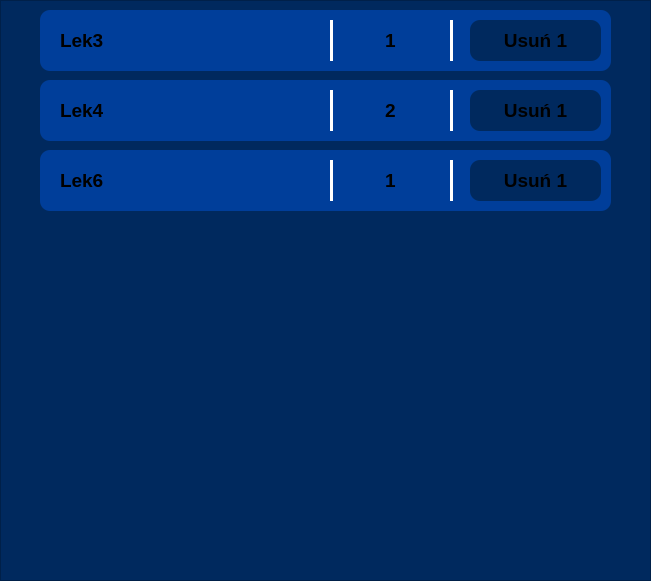
   <widget class="QFrame" name="frame_8">
    <property name="geometry">
     <rect>
      <x>50</x>
      <y>200</y>
      <width>651</width>
      <height>581</height>
     </rect>
    </property>
    <property name="styleSheet">
     <string notr="true">background-color: rgb(0, 41, 94);</string>
    </property>
    <property name="frameShape">
     <enum>QFrame::Shape::StyledPanel</enum>
    </property>
    <property name="frameShadow">
     <enum>QFrame::Shadow::Raised</enum>
    </property>
    <widget class="QFrame" name="frame_50">
     <property name="geometry">
      <rect>
       <x>40</x>
       <y>10</y>
       <width>571</width>
       <height>61</height>
      </rect>
     </property>
     <property name="styleSheet">
      <string notr="true">background-color: rgb(0, 62, 154);
border-radius: 10px;</string>
     </property>
     <property name="frameShape">
      <enum>QFrame::Shape::StyledPanel</enum>
     </property>
     <property name="frameShadow">
      <enum>QFrame::Shadow::Raised</enum>
     </property>
     <widget class="Line" name="line_26">
      <property name="geometry">
       <rect>
        <x>290</x>
        <y>10</y>
        <width>3</width>
        <height>41</height>
       </rect>
      </property>
      <property name="styleSheet">
       <string notr="true">background-color: white;</string>
      </property>
      <property name="orientation">
       <enum>Qt::Orientation::Vertical</enum>
      </property>
     </widget>
     <widget class="Line" name="line_27">
      <property name="geometry">
       <rect>
        <x>410</x>
        <y>10</y>
        <width>3</width>
        <height>41</height>
       </rect>
      </property>
      <property name="styleSheet">
       <string notr="true">background-color: white;</string>
      </property>
      <property name="orientation">
       <enum>Qt::Orientation::Vertical</enum>
      </property>
     </widget>
     <widget class="QLabel" name="label_50">
      <property name="geometry">
       <rect>
        <x>310</x>
        <y>10</y>
        <width>81</width>
        <height>41</height>
       </rect>
      </property>
      <property name="font">
       <font>
        <pointsize>14</pointsize>
        <bold>true</bold>
       </font>
      </property>
      <property name="layoutDirection">
       <enum>Qt::LayoutDirection::LeftToRight</enum>
      </property>
      <property name="styleSheet">
       <string notr="true"/>
      </property>
      <property name="text">
       <string>1</string>
      </property>
      <property name="textFormat">
       <enum>Qt::TextFormat::RichText</enum>
      </property>
      <property name="alignment">
       <set>Qt::AlignmentFlag::AlignCenter</set>
      </property>
     </widget>
     <widget class="QLabel" name="label_53">
      <property name="geometry">
       <rect>
        <x>20</x>
        <y>10</y>
        <width>261</width>
        <height>41</height>
       </rect>
      </property>
      <property name="font">
       <font>
        <pointsize>14</pointsize>
        <bold>true</bold>
       </font>
      </property>
      <property name="layoutDirection">
       <enum>Qt::LayoutDirection::LeftToRight</enum>
      </property>
      <property name="styleSheet">
       <string notr="true"/>
      </property>
      <property name="text">
       <string>Lek3</string>
      </property>
      <property name="textFormat">
       <enum>Qt::TextFormat::RichText</enum>
      </property>
      <property name="alignment">
       <set>Qt::AlignmentFlag::AlignLeading|Qt::AlignmentFlag::AlignLeft|Qt::AlignmentFlag::AlignVCenter</set>
      </property>
     </widget>
     <widget class="QFrame" name="frame_51">
      <property name="geometry">
       <rect>
        <x>430</x>
        <y>10</y>
        <width>131</width>
        <height>41</height>
       </rect>
      </property>
      <property name="styleSheet">
       <string notr="true">background-color: rgb(0, 41, 94);
border-radius: 10px;</string>
      </property>
      <property name="frameShape">
       <enum>QFrame::Shape::StyledPanel</enum>
      </property>
      <property name="frameShadow">
       <enum>QFrame::Shadow::Raised</enum>
      </property>
      <widget class="QFrame" name="frame_52">
       <property name="geometry">
        <rect>
         <x>270</x>
         <y>60</y>
         <width>841</width>
         <height>61</height>
        </rect>
       </property>
       <property name="styleSheet">
        <string notr="true">background-color: rgb(0, 62, 154);
border-radius: 10px;</string>
       </property>
       <property name="frameShape">
        <enum>QFrame::Shape::StyledPanel</enum>
       </property>
       <property name="frameShadow">
        <enum>QFrame::Shadow::Raised</enum>
       </property>
      </widget>
      <widget class="QLabel" name="label_54">
       <property name="geometry">
        <rect>
         <x>10</x>
         <y>0</y>
         <width>111</width>
         <height>41</height>
        </rect>
       </property>
       <property name="font">
        <font>
         <pointsize>14</pointsize>
         <bold>true</bold>
        </font>
       </property>
       <property name="layoutDirection">
        <enum>Qt::LayoutDirection::LeftToRight</enum>
       </property>
       <property name="styleSheet">
        <string notr="true"/>
       </property>
       <property name="text">
        <string>Usuń 1</string>
       </property>
       <property name="textFormat">
        <enum>Qt::TextFormat::RichText</enum>
       </property>
       <property name="alignment">
        <set>Qt::AlignmentFlag::AlignCenter</set>
       </property>
      </widget>
     </widget>
    </widget>
    <widget class="QFrame" name="frame_53">
     <property name="geometry">
      <rect>
       <x>40</x>
       <y>80</y>
       <width>571</width>
       <height>61</height>
      </rect>
     </property>
     <property name="styleSheet">
      <string notr="true">background-color: rgb(0, 62, 154);
border-radius: 10px;</string>
     </property>
     <property name="frameShape">
      <enum>QFrame::Shape::StyledPanel</enum>
     </property>
     <property name="frameShadow">
      <enum>QFrame::Shadow::Raised</enum>
     </property>
     <widget class="Line" name="line_28">
      <property name="geometry">
       <rect>
        <x>290</x>
        <y>10</y>
        <width>3</width>
        <height>41</height>
       </rect>
      </property>
      <property name="styleSheet">
       <string notr="true">background-color: white;</string>
      </property>
      <property name="orientation">
       <enum>Qt::Orientation::Vertical</enum>
      </property>
     </widget>
     <widget class="Line" name="line_29">
      <property name="geometry">
       <rect>
        <x>410</x>
        <y>10</y>
        <width>3</width>
        <height>41</height>
       </rect>
      </property>
      <property name="styleSheet">
       <string notr="true">background-color: white;</string>
      </property>
      <property name="orientation">
       <enum>Qt::Orientation::Vertical</enum>
      </property>
     </widget>
     <widget class="QLabel" name="label_55">
      <property name="geometry">
       <rect>
        <x>310</x>
        <y>10</y>
        <width>81</width>
        <height>41</height>
       </rect>
      </property>
      <property name="font">
       <font>
        <pointsize>14</pointsize>
        <bold>true</bold>
       </font>
      </property>
      <property name="layoutDirection">
       <enum>Qt::LayoutDirection::LeftToRight</enum>
      </property>
      <property name="styleSheet">
       <string notr="true"/>
      </property>
      <property name="text">
       <string>2</string>
      </property>
      <property name="textFormat">
       <enum>Qt::TextFormat::RichText</enum>
      </property>
      <property name="alignment">
       <set>Qt::AlignmentFlag::AlignCenter</set>
      </property>
     </widget>
     <widget class="QLabel" name="label_56">
      <property name="geometry">
       <rect>
        <x>20</x>
        <y>10</y>
        <width>261</width>
        <height>41</height>
       </rect>
      </property>
      <property name="font">
       <font>
        <pointsize>14</pointsize>
        <bold>true</bold>
       </font>
      </property>
      <property name="layoutDirection">
       <enum>Qt::LayoutDirection::LeftToRight</enum>
      </property>
      <property name="styleSheet">
       <string notr="true"/>
      </property>
      <property name="text">
       <string>Lek4</string>
      </property>
      <property name="textFormat">
       <enum>Qt::TextFormat::RichText</enum>
      </property>
      <property name="alignment">
       <set>Qt::AlignmentFlag::AlignLeading|Qt::AlignmentFlag::AlignLeft|Qt::AlignmentFlag::AlignVCenter</set>
      </property>
     </widget>
     <widget class="QFrame" name="frame_54">
      <property name="geometry">
       <rect>
        <x>430</x>
        <y>10</y>
        <width>131</width>
        <height>41</height>
       </rect>
      </property>
      <property name="styleSheet">
       <string notr="true">background-color: rgb(0, 41, 94);
border-radius: 10px;</string>
      </property>
      <property name="frameShape">
       <enum>QFrame::Shape::StyledPanel</enum>
      </property>
      <property name="frameShadow">
       <enum>QFrame::Shadow::Raised</enum>
      </property>
      <widget class="QFrame" name="frame_55">
       <property name="geometry">
        <rect>
         <x>270</x>
         <y>60</y>
         <width>841</width>
         <height>61</height>
        </rect>
       </property>
       <property name="styleSheet">
        <string notr="true">background-color: rgb(0, 62, 154);
border-radius: 10px;</string>
       </property>
       <property name="frameShape">
        <enum>QFrame::Shape::StyledPanel</enum>
       </property>
       <property name="frameShadow">
        <enum>QFrame::Shadow::Raised</enum>
       </property>
      </widget>
      <widget class="QLabel" name="label_57">
       <property name="geometry">
        <rect>
         <x>10</x>
         <y>0</y>
         <width>111</width>
         <height>41</height>
        </rect>
       </property>
       <property name="font">
        <font>
         <pointsize>14</pointsize>
         <bold>true</bold>
        </font>
       </property>
       <property name="layoutDirection">
        <enum>Qt::LayoutDirection::LeftToRight</enum>
       </property>
       <property name="styleSheet">
        <string notr="true"/>
       </property>
       <property name="text">
        <string>Usuń 1</string>
       </property>
       <property name="textFormat">
        <enum>Qt::TextFormat::RichText</enum>
       </property>
       <property name="alignment">
        <set>Qt::AlignmentFlag::AlignCenter</set>
       </property>
      </widget>
     </widget>
    </widget>
    <widget class="QFrame" name="frame_56">
     <property name="geometry">
      <rect>
       <x>40</x>
       <y>150</y>
       <width>571</width>
       <height>61</height>
      </rect>
     </property>
     <property name="styleSheet">
      <string notr="true">background-color: rgb(0, 62, 154);
border-radius: 10px;</string>
     </property>
     <property name="frameShape">
      <enum>QFrame::Shape::StyledPanel</enum>
     </property>
     <property name="frameShadow">
      <enum>QFrame::Shadow::Raised</enum>
     </property>
     <widget class="Line" name="line_30">
      <property name="geometry">
       <rect>
        <x>290</x>
        <y>10</y>
        <width>3</width>
        <height>41</height>
       </rect>
      </property>
      <property name="styleSheet">
       <string notr="true">background-color: white;</string>
      </property>
      <property name="orientation">
       <enum>Qt::Orientation::Vertical</enum>
      </property>
     </widget>
     <widget class="Line" name="line_31">
      <property name="geometry">
       <rect>
        <x>410</x>
        <y>10</y>
        <width>3</width>
        <height>41</height>
       </rect>
      </property>
      <property name="styleSheet">
       <string notr="true">background-color: white;</string>
      </property>
      <property name="orientation">
       <enum>Qt::Orientation::Vertical</enum>
      </property>
     </widget>
     <widget class="QLabel" name="label_58">
      <property name="geometry">
       <rect>
        <x>310</x>
        <y>10</y>
        <width>81</width>
        <height>41</height>
       </rect>
      </property>
      <property name="font">
       <font>
        <pointsize>14</pointsize>
        <bold>true</bold>
       </font>
      </property>
      <property name="layoutDirection">
       <enum>Qt::LayoutDirection::LeftToRight</enum>
      </property>
      <property name="styleSheet">
       <string notr="true"/>
      </property>
      <property name="text">
       <string>1</string>
      </property>
      <property name="textFormat">
       <enum>Qt::TextFormat::RichText</enum>
      </property>
      <property name="alignment">
       <set>Qt::AlignmentFlag::AlignCenter</set>
      </property>
     </widget>
     <widget class="QLabel" name="label_59">
      <property name="geometry">
       <rect>
        <x>20</x>
        <y>10</y>
        <width>261</width>
        <height>41</height>
       </rect>
      </property>
      <property name="font">
       <font>
        <pointsize>14</pointsize>
        <bold>true</bold>
       </font>
      </property>
      <property name="layoutDirection">
       <enum>Qt::LayoutDirection::LeftToRight</enum>
      </property>
      <property name="styleSheet">
       <string notr="true"/>
      </property>
      <property name="text">
       <string>Lek6</string>
      </property>
      <property name="textFormat">
       <enum>Qt::TextFormat::RichText</enum>
      </property>
      <property name="alignment">
       <set>Qt::AlignmentFlag::AlignLeading|Qt::AlignmentFlag::AlignLeft|Qt::AlignmentFlag::AlignVCenter</set>
      </property>
     </widget>
     <widget class="QFrame" name="frame_57">
      <property name="geometry">
       <rect>
        <x>430</x>
        <y>10</y>
        <width>131</width>
        <height>41</height>
       </rect>
      </property>
      <property name="styleSheet">
       <string notr="true">background-color: rgb(0, 41, 94);
border-radius: 10px;</string>
      </property>
      <property name="frameShape">
       <enum>QFrame::Shape::StyledPanel</enum>
      </property>
      <property name="frameShadow">
       <enum>QFrame::Shadow::Raised</enum>
      </property>
      <widget class="QFrame" name="frame_58">
       <property name="geometry">
        <rect>
         <x>270</x>
         <y>60</y>
         <width>841</width>
         <height>61</height>
        </rect>
       </property>
       <property name="styleSheet">
        <string notr="true">background-color: rgb(0, 62, 154);
border-radius: 10px;</string>
       </property>
       <property name="frameShape">
        <enum>QFrame::Shape::StyledPanel</enum>
       </property>
       <property name="frameShadow">
        <enum>QFrame::Shadow::Raised</enum>
       </property>
      </widget>
      <widget class="QLabel" name="label_60">
       <property name="geometry">
        <rect>
         <x>10</x>
         <y>0</y>
         <width>111</width>
         <height>41</height>
        </rect>
       </property>
       <property name="font">
        <font>
         <pointsize>14</pointsize>
         <bold>true</bold>
        </font>
       </property>
       <property name="layoutDirection">
        <enum>Qt::LayoutDirection::LeftToRight</enum>
       </property>
       <property name="styleSheet">
        <string notr="true"/>
       </property>
       <property name="text">
        <string>Usuń 1</string>
       </property>
       <property name="textFormat">
        <enum>Qt::TextFormat::RichText</enum>
       </property>
       <property name="alignment">
        <set>Qt::AlignmentFlag::AlignCenter</set>
       </property>
      </widget>
     </widget>
    </widget>
   </widget>
